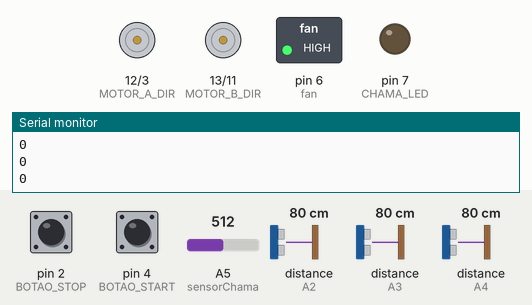
Simulated run of this sketch. Board: Arduino Uno, built with avr-gcc and run on an emulated ATmega328P. On the bench: direction and speed pins drawn as motors (green arrow = direction pin HIGH = forward, orange = LOW = backward, longer = more drive), switched loads named in the sketch (green lamp = pin HIGH), output pins drawn as LEDs (lit = HIGH), the last lines printed to the serial monitor. The inputs (shaded band) are chosen by the test bench; at power-on: pin 4 (BOTAO_START) LOW, A5 (sensorChama) = 512, pin 2 (BOTAO_STOP) LOW, distance to the obstacle (sensors on A2, A3, A4) 80 cm. The echo pulse lasts 58.3 µs per cm; pins used as bus, display or sensor lines are not drawn.

Above: at 3.8 s.
3.9 s: pin 4 (BOTAO_START) pulled HIGH for 1.3 s
At 6.9 s:
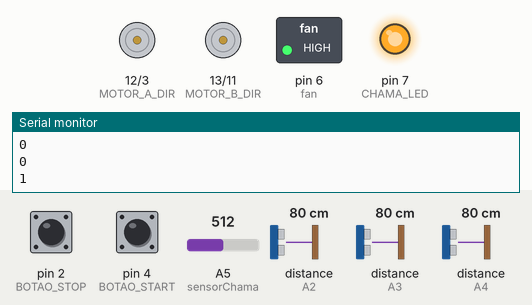
At 9.3 s:
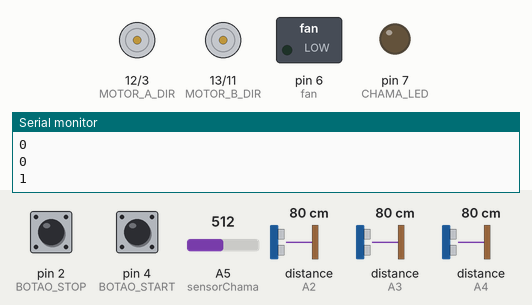
9.4 s: A5 (sensorChama) set to 490
At 14.0 s:
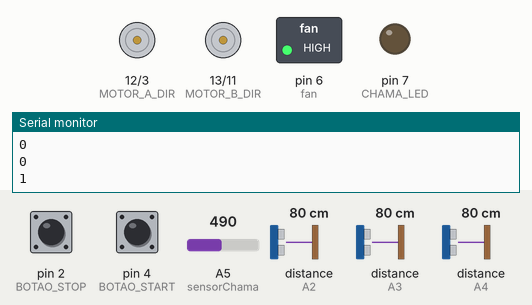
17.8 s: A5 (sensorChama) set to 306
26.2 s: A5 (sensorChama) set to 50
Timing chart, 0 to 28.7 s (numbered marks = the images above; inputs shaded):
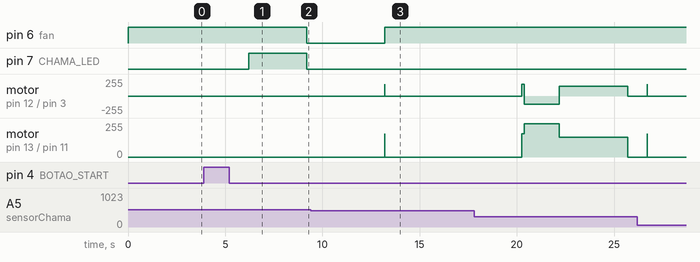

Measured:
- after the input at 3.9 s, pin 6 (fan): HIGH → LOW after 5.3 s; pin 7 (CHAMA_LED): LOW → HIGH after 2.3 s, → LOW 3.0 s later
- after the input at 9.4 s, pin 6 (fan): LOW → HIGH after 3.8 s; pin 7 (CHAMA_LED): stays LOW (without the input it goes to HIGH after 3.8 s); motor on pin 12 (MOTOR_A_DIR) / pin 3 (MOTOR_A_PWM), motor on pin 13 (MOTOR_B_DIR) / pin 11 (MOTOR_B_PWM): stopped → forward 175/255 after 3.8 s, → stopped 0.02 s later

The sketch:

sketch_jun15a.ino
```cpp
//Botões de Ativação
#define BOTAO_START 4
#define BOTAO_STOP 2

int CHAMA_LED = 7;
int sensorChama = A5;

const int SONAR_TRIG_FRENTE = 9;
const int SONAR_ECHO_FRENTE = A2;

const int SONAR_TRIG_DIREITA = 8;
const int SONAR_ECHO_DIREITA = A3;

const int SONAR_TRIG_ESQUERDA = 5;
const int SONAR_ECHO_ESQUERDA = A4;


const int MOTOR_A_DIR = 12;
const int MOTOR_B_DIR = 13;

const int MOTOR_A_PWM = 3;
const int MOTOR_B_PWM = 11;

int fan = 6;

#include <Servo.h>
Servo servo;  //Objeto de controlo do servo

#include <SoftwareSerial.h>
SoftwareSerial Bluetooth(0, 1); // RX, TX

double distanciaVal;
int desativa_robot = 0; //mantem o robot desativado
int duracao, count = 0, motorAspeed, motorBspeed, estado = 0;
int andaFrente = 0;
int andaEsquerda = 0 ;
int andaDireita = 0;
int btnStart = 0, btnStop = 0; //Valor dos botões de Start e Stop

int angle_chama = 0;  //Angulo da chama em relação ao robot
int angle_servo = 0;  //Angulo atual do Servo
int incrm_servo = 1;  //Incremento do anglulo do servo
int servo_return = 0; //Define o sentido de rotação (1: sentido positivo | -1: sentido negativo)
int servoFlag = 0;  //Determina o numero de passagem nos 90º

int chama = 0; //Valores do sensor de chama
int chama_param = 0;


void setup() {
  // put your setup code here, to run once:

  Serial.begin(9600);
  Bluetooth.begin(9600);
  pinMode(SONAR_TRIG_FRENTE, OUTPUT);
  pinMode(SONAR_ECHO_FRENTE, INPUT);

  pinMode(SONAR_TRIG_ESQUERDA, OUTPUT);
  pinMode(SONAR_ECHO_ESQUERDA, INPUT);

  //Sonar direita
  pinMode(SONAR_TRIG_DIREITA, OUTPUT);
  pinMode(SONAR_ECHO_DIREITA, INPUT);

  pinMode(MOTOR_A_DIR, OUTPUT);
  pinMode(MOTOR_A_PWM, OUTPUT);
  pinMode(MOTOR_B_DIR, OUTPUT);
  pinMode(MOTOR_B_PWM, OUTPUT);

  pinMode(CHAMA_LED, OUTPUT);
  pinMode(fan,OUTPUT);
  analogWrite(fan, 255);
  pinMode(BOTAO_START, INPUT);
  pinMode(BOTAO_STOP, INPUT);

}

void frente(int motorAspeed, int motorBspeed) {

  //Motor A
  digitalWrite(MOTOR_A_DIR, HIGH);
  analogWrite(MOTOR_A_PWM, motorAspeed);

  //Motor B
  digitalWrite(MOTOR_B_DIR, HIGH);
  analogWrite(MOTOR_B_PWM, motorBspeed);

  //delay(duracao);
}

void frenteComDuracao(int motorAspeed, int motorBspeed, int duracao) {

  //Motor A
  digitalWrite(MOTOR_A_DIR, HIGH);
  analogWrite(MOTOR_A_PWM, motorAspeed);

  //Motor B
  digitalWrite(MOTOR_B_DIR, HIGH);
  analogWrite(MOTOR_B_PWM, motorBspeed);

  delay(duracao);
}

void tras(int motorAspeed, int motorBspeed, int duracao) {

  //Motor A
  digitalWrite(MOTOR_A_DIR, LOW);
  analogWrite(MOTOR_A_PWM, motorAspeed);

  //Motor B
  digitalWrite(MOTOR_B_DIR, LOW);
  analogWrite(MOTOR_B_PWM, motorBspeed);

  delay(duracao);
}

void esquerda(int motorAspeed, int motorBspeed, int duracao) {

  //Motor A
  digitalWrite(MOTOR_A_DIR, HIGH);
  analogWrite(MOTOR_A_PWM, motorAspeed);

  //Motor B
  digitalWrite(MOTOR_B_DIR, LOW);
  analogWrite(MOTOR_B_PWM, motorBspeed);

  delay(duracao);
}

void direita(int motorAspeed, int motorBspeed, int duracao) {

  //Motor A
  digitalWrite(MOTOR_A_DIR, LOW);
  analogWrite(MOTOR_A_PWM, motorAspeed);

  //Motor B
  digitalWrite(MOTOR_B_DIR, HIGH);
  analogWrite(MOTOR_B_PWM, motorBspeed);

  delay(duracao);
}


void roda180(int motorAspeed, int motorBspeed) {

  //Motor A
  digitalWrite(MOTOR_A_DIR, HIGH);
  analogWrite(MOTOR_A_PWM, motorAspeed);

  //Motor B
  digitalWrite(MOTOR_B_DIR, HIGH);
  analogWrite(MOTOR_B_PWM, motorBspeed);
}

double lerSonar(int sonarTrig, int sonarEcho) {
  //Limpa o trigger
  digitalWrite(sonarTrig, LOW);
  delayMicroseconds(2);

  //Liga o trigger por 10 milisegundos
  digitalWrite(sonarTrig, HIGH);
  delayMicroseconds(10);
  digitalWrite(sonarTrig, LOW);

  //Recebe a informação (eccho)
  distanciaVal = pulseIn(sonarEcho, HIGH) * 0.034 / 2;

  return distanciaVal;
}

void detetaChama() {
  /*if (analogRead(sensorChama) > 500) {//se detetar valor acima de 600
    roboPara();//para o robo
    ledChama();//liga o led
    Serial.print("5"); //robot detetou chama
    do {

      digitalWrite(fan, HIGH);
      delay(3000);
    } while (analogRead(sensorChama) > 500);//enquanto detetar valor acima de 600,deixa a ventoinha ligada
    Serial.print("0"); //robot apagou a vela
  }
  else  if (analogRead(sensorChama) <= 500) {//senão ventoinha e led desligados
    digitalWrite(CHAMA_LED, LOW);//Led desliga
    digitalWrite(fan, LOW);//Fan desliga
  }*/
  roboPara();
  while (analogRead(sensorChama) >= 500) {
    ledChama();//Enquanto há chama mantem o propeller a trabalhar
    analogWrite(fan, 0);
    delay(4000);
  }

  analogWrite(fan,255); //desliga o propeller

}

void ledChama() {
  if (analogRead(sensorChama) > 500) {
    digitalWrite(CHAMA_LED, HIGH);
    delay(3000);
    digitalWrite(CHAMA_LED, LOW);

  }
}

void loop() {
  // put your main code here, to run repeatedly:

  switch (estado) {
   case 0:
    roboPara();
    while(digitalRead(BOTAO_START)==HIGH){
      estado = 1;
    }break;
    case 1:
      if(digitalRead(BOTAO_STOP)==HIGH){
        //roboParaD();
        estado = 0;
      }else{

        detetaChama();
        frente(175, 175);
        do {
          andaFrente = lerSonar(SONAR_TRIG_FRENTE, SONAR_ECHO_FRENTE);
          andaEsquerda = lerSonar(SONAR_TRIG_ESQUERDA, SONAR_ECHO_ESQUERDA);
          andaDireita = lerSonar(SONAR_TRIG_DIREITA, SONAR_ECHO_DIREITA);
        } while (andaFrente > 30 && andaDireita < 60 && andaEsquerda < 60);

        roboPara();
        andaFrente = lerSonar(SONAR_TRIG_FRENTE, SONAR_ECHO_FRENTE);
        andaEsquerda = lerSonar(SONAR_TRIG_ESQUERDA, SONAR_ECHO_ESQUERDA);
        andaDireita = lerSonar(SONAR_TRIG_DIREITA, SONAR_ECHO_DIREITA);

        if (andaFrente < 30) {
          estado = 4;
        } else if (andaDireita > 60 || andaEsquerda > 60) {
          estado = 4;
        }
      }
      break;
    case 2:
    roboPara();
      if(digitalRead(BOTAO_STOP)==HIGH){
          //roboParaD();
          estado = 0;
      }else{
        detetaChama();
        roboPara();
        frenteComDuracao(150,150,150);
        direita(125, 250, 1800);
        frenteComDuracao(150, 150, 500);
        andaFrente = lerSonar(SONAR_TRIG_FRENTE, SONAR_ECHO_FRENTE);
        if (andaFrente > 70) {
          frenteComDuracao(150, 150, 3000);
        }
        estado = 1;
      }
      break;
    case 3:

      roboPara();
      btnStop = digitalRead(BOTAO_STOP) ;
      if(btnStop==HIGH){
          //roboParaD();
          estado = 0;
      }else{
        detetaChama();
        roboPara();
        frenteComDuracao(150,150,150);
        esquerda(250, 100, 1700);
        frenteComDuracao(150, 150, 750);
        andaFrente = lerSonar(SONAR_TRIG_FRENTE, SONAR_ECHO_FRENTE);
        if (andaFrente > 70) {
          frenteComDuracao(150, 150, 3000);
        }
        estado = 1;
      }
      break;
    case 4:
    roboPara();
      if(digitalRead(BOTAO_STOP)==HIGH){
          //roboParaD();
          estado = 0;
      }else{
        roboPara();
        andaDireita = lerSonar(SONAR_TRIG_DIREITA, SONAR_ECHO_DIREITA);
        roboPara();
        andaEsquerda = lerSonar(SONAR_TRIG_ESQUERDA, SONAR_ECHO_ESQUERDA) * 0.75;
        if (andaDireita < andaEsquerda) {
          estado = 3;
        } else {
          estado = 2;
        }
        }
      break;
  }
  Serial.println(estado);
}


void roboPara() {
  //Motor A
  analogWrite(MOTOR_A_PWM, 0);
  //Motor B
  analogWrite(MOTOR_B_PWM, 0);

  delay(1000);
}

void roboParaD() {
  analogWrite(MOTOR_A_PWM, 0);
  analogWrite(MOTOR_B_PWM, 0);
  delay(30000);
}
```
